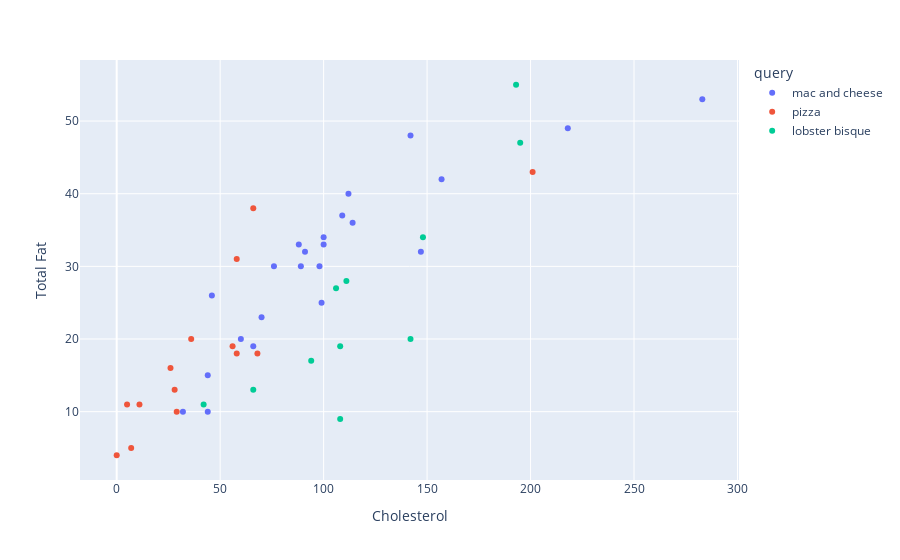

This figure's notebook cell:
### Markdown cell above
## Part 2.2: Line of Best Fit using `numpy`

Now, let's extend this to a real data example. You will find a `big_recipe.csv` in the Labs Module, which contains a recipe data set that we scraped earlier in the semester. For this last part, we will try to answer the question "How would we mathematically quantify the linear relationship between Cholesterol and Total Fat in these recipes?"

### Part 2.2.1: Exploring Data (5 points)

The data are read in for you, and a plot is made below. In a markdown cell, explain why you would or would not think that fitting a straight line to model this relationship makes sense.

### Code cell
recipe_df = pd.read_csv('big_recipe.csv')

px.scatter(data_frame=recipe_df, x='Cholesterol', y='Total Fat', color='query', hover_data=['name'])

### Figure 1 — Plotly figure (JSON) as saved in the notebook; plotly's stock layout.template omitted (floating-point values rounded to 4 significant figures)
{"data": [{"customdata": [["Homemade Mac and Cheese"], ["Lobster Mac and Cheese"], ["Slow Cooker Mac and Cheese"], ["Butternut Squash Mac and Cheese"], ["Mom's Favorite Baked Mac and Cheese"], ["This Million Dollar Mac and Cheese Recipe Is 'The Best Mac and Cheese' Our Tester Has Ever Had"], ["Fried Mac and Cheese Balls"], ["Chef John's Lobster Mac and Cheese"], ["Easy Mac and Cheese Muffins"], ["Simple Macaroni and Cheese"], ["One-Pot Chili Mac and Cheese"], ["Buffalo Chicken Mac and Cheese"], ["Mac and Cheese Henwood Style"], ["Baked Mac and Cheese for One"], ["Cheddar Bacon Mac and Cheese"], ["Chuck's Favorite Mac and Cheese"], ["Elsie's Baked Mac and Cheese"], ["Great Mac and Cheese"], ["Smoked Gouda Mac and Cheese"], ["Tasty Baked Mac and Cheese"], ["Old School Mac n' Cheese"], ["Old Fashioned Mac and Cheese"], ["Mac and Cheese II"]], "hovertemplate": "query=mac and cheese<br>Cholesterol=%{x}<br>Total Fat=%{y}<br>name=%{customdata[0]}<extra></extra>", "legendgroup": "mac and cheese", "marker": {"color": "#636efa", "symbol": "circle"}, "mode": "markers", "name": "mac and cheese", "orientation": "v", "showlegend": true, "type": "scatter", "x": [142, 218, 99, 44, 100, 112, 147, 283, 44, 100, 66, 157, 46, 89, 109, 88, 114, 60, 32, 98, 76, 70, 91], "xaxis": "x", "y": [48, 49, 25, 15, 33, 40, 32, 53, 10, 34, 19, 42, 26, 30, 37, 33, 36, 20, 10, 30, 30, 23, 32], "yaxis": "y"}, {"customdata": [["Mexican Pizza"], ["Pizza on the Grill"], ["No-Yeast Pizza Crust"], ["Brick-Oven Pizza (Brooklyn Style)"], ["Easy Tortilla Pizza"], ["Grilled Pizza"], ["Arugula and Goat Cheese Pizza"], ["Chicken Avocado Pizza"], ["Chicken Alfredo Pizza"], ["Pesto Pizza"], ["Hot Pizza Dip"], ["BLT Pizza"], ["Pizza Without the Red Sauce"], ["Fruit Pizza"]], "hovertemplate": "query=pizza<br>Cholesterol=%{x}<br>Total Fat=%{y}<br>name=%{customdata[0]}<extra></extra>", "legendgroup": "pizza", "marker": {"color": "#EF553B", "symbol": "circle"}, "mode": "markers", "name": "pizza", "orientation": "v", "showlegend": true, "type": "scatter", "x": [56, 11, 0, 7, 201, 5, 26, 66, 58, 36, 29, 58, 28, 68], "xaxis": "x", "y": [19, 11, 4, 5, 43, 11, 16, 38, 18, 20, 10, 31, 13, 18], "yaxis": "y"}, {"customdata": [["Perfect Lobster Bisque"], ["Special Lobster Bisque"], ["Lobster Bisque"], ["Annie's Lobster Bisque"], ["Quick Lobster Bisque"], ["Lobster Bisque from Scratch"], ["The Best Easy Shrimp Enchiladas"], ["Lobster and Chive Bisque"], ["Easy Imitation Lobster Bisque"], ["Crabmeat Bisque Made Easy"], ["Langostino Bisque"]], "hovertemplate": "query=lobster bisque<br>Cholesterol=%{x}<br>Total Fat=%{y}<br>name=%{customdata[0]}<extra></extra>", "legendgroup": "lobster bisque", "marker": {"color": "#00cc96", "symbol": "circle"}, "mode": "markers", "name": "lobster bisque", "orientation": "v", "showlegend": true, "type": "scatter", "x": [66, 94, 108, 42, 148, 193, 111, 106, 108, 195, 142], "xaxis": "x", "y": [13, 17, 9, 11, 34, 55, 28, 27, 19, 47, 20], "yaxis": "y"}], "layout": {"autosize": true, "legend": {"title": {"text": "query"}, "tracegroupgap": 0}, "margin": {"t": 60}, "xaxis": {"anchor": "y", "autorange": true, "domain": [0, 1], "range": [-17.27, 300.3], "title": {"text": "Cholesterol"}, "type": "linear"}, "yaxis": {"anchor": "x", "autorange": true, "domain": [0, 1], "range": [0.05118, 58.95], "title": {"text": "Total Fat"}, "type": "linear"}}}
